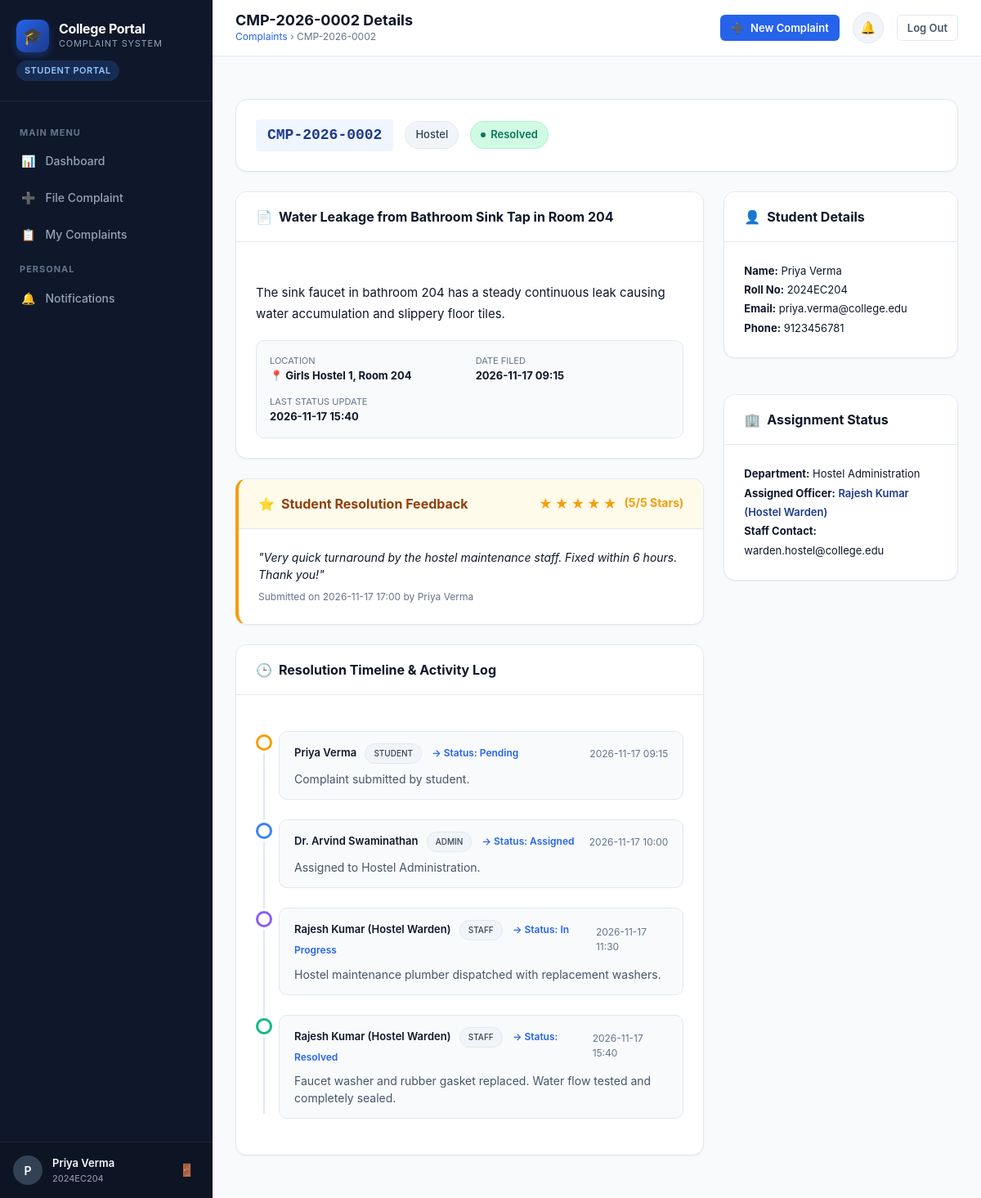
Page /complaints/2 (signed in) on the committed database.
### tables this page shows
CREATE TABLE users (
    id INTEGER PRIMARY KEY AUTOINCREMENT,
    username TEXT UNIQUE NOT NULL,
    password_hash TEXT NOT NULL,
    full_name TEXT NOT NULL,
    email TEXT UNIQUE NOT NULL,
    role TEXT NOT NULL CHECK(role IN ('student', 'staff', 'admin')),
    department_id INTEGER,
    phone TEXT,
    roll_number TEXT,
    created_at TIMESTAMP DEFAULT CURRENT_TIMESTAMP,
    FOREIGN KEY (department_id) REFERENCES departments(id) ON DELETE SET NULL
);

CREATE TABLE complaints (
    id INTEGER PRIMARY KEY AUTOINCREMENT,
    ticket_id TEXT UNIQUE NOT NULL,
    student_id INTEGER NOT NULL,
    category TEXT NOT NULL CHECK(category IN ('Hostel', 'Classroom', 'Wi-Fi', 'Maintenance', 'Other')),
    title TEXT NOT NULL,
    description TEXT NOT NULL,
    location TEXT,
    department_id INTEGER,
    assigned_to INTEGER,
    status TEXT NOT NULL DEFAULT 'Pending' CHECK(status IN ('Pending', 'Assigned', 'In Progress', 'Resolved', 'Closed')),
    created_at TIMESTAMP DEFAULT CURRENT_TIMESTAMP,
    updated_at TIMESTAMP DEFAULT CURRENT_TIMESTAMP,
    FOREIGN KEY (student_id) REFERENCES users(id) ON DELETE CASCADE,
    FOREIGN KEY (department_id) REFERENCES departments(id) ON DELETE SET NULL,
    FOREIGN KEY (assigned_to) REFERENCES users(id) ON DELETE SET NULL
);

CREATE TABLE feedback (
    id INTEGER PRIMARY KEY AUTOINCREMENT,
    complaint_id INTEGER UNIQUE NOT NULL,
    student_id INTEGER NOT NULL,
    rating INTEGER NOT NULL CHECK(rating >= 1 AND rating <= 5),
    comments TEXT,
    created_at TIMESTAMP DEFAULT CURRENT_TIMESTAMP,
    FOREIGN KEY (complaint_id) REFERENCES complaints(id) ON DELETE CASCADE,
    FOREIGN KEY (student_id) REFERENCES users(id) ON DELETE CASCADE
);

CREATE TABLE complaint_updates (
    id INTEGER PRIMARY KEY AUTOINCREMENT,
    complaint_id INTEGER NOT NULL,
    user_id INTEGER NOT NULL,
    status TEXT NOT NULL,
    comment TEXT NOT NULL,
    created_at TIMESTAMP DEFAULT CURRENT_TIMESTAMP,
    FOREIGN KEY (complaint_id) REFERENCES complaints(id) ON DELETE CASCADE,
    FOREIGN KEY (user_id) REFERENCES users(id) ON DELETE CASCADE
);

CREATE TABLE departments (
    id INTEGER PRIMARY KEY AUTOINCREMENT,
    name TEXT UNIQUE NOT NULL,
    code TEXT UNIQUE NOT NULL,
    description TEXT,
    created_at TIMESTAMP DEFAULT CURRENT_TIMESTAMP
);

### app.py (the view, shortened to what this page needs)
@app.route('/complaints/<int:id>')
@login_required
def complaint_details(id):
    db = get_db()
    complaint = db.execute(
        """
        SELECT c.*,
               u.full_name AS student_name, u.email AS student_email, u.phone AS student_phone, u.roll_number AS student_roll,
               d.name AS department_name, d.id AS dept_id,
               staff.full_name AS assigned_staff_name, staff.email AS assigned_staff_email,
               f.id AS feedback_id, f.rating AS feedback_rating, f.comments AS feedback_comments, f.created_at AS feedback_created_at
        FROM complaints c
        JOIN users u ON c.student_id = u.id
        LEFT JOIN departments d ON c.department_id = d.id
        LEFT JOIN users staff ON c.assigned_to = staff.id
        LEFT JOIN feedback f ON c.id = f.complaint_id
        WHERE c.id = ?
        """,
        (id,)
    ).fetchone()
    if not complaint:
        abort(404)
    if g.user['role'] == 'student' and complaint['student_id'] != g.user['id']:
        flash("You are not authorized to view this complaint.", "danger")
        return redirect(url_for('student_dashboard'))
    if g.user['role'] == 'staff' and complaint['department_id'] != g.user['department_id']:
        flash("You are not authorized to view complaints outside your department.", "danger")
        return redirect(url_for('staff_dashboard'))
    updates = db.execute(
        """
        SELECT cu.*, u.full_name AS author_name, u.role AS author_role
        FROM complaint_updates cu
        JOIN users u ON cu.user_id = u.id
        WHERE cu.complaint_id = ?
        ORDER BY cu.created_at ASC
        """,
        (id,)
    ).fetchall()
    departments = []
    staff_members = []
    return render_template(
        'complaint_details.html',
        complaint=complaint,
        updates=updates,
        departments=departments,
        staff_members=staff_members
    )

### templates/complaint_details.html (shortened to what this page needs)
{% extends "base.html" %}
{% block page_title %}{{ complaint.ticket_id }} Details{% endblock %}
{% block breadcrumb %}
  <a href="{% if current_user.role == 'student' %}{{ url_for('student_complaints') }}{% elif current_user.role == 'staff' %}{{ url_for('staff_complaints') }}{% else %}{{ url_for('admin_complaints') }}{% endif %}">Complaints</a> &rsaquo; {{ complaint.ticket_id }}
{% endblock %}
{% block content %}
<div class="card" style="margin-bottom: 24px;">
  <div class="card-body" style="display: flex; align-items: center; justify-content: space-between; flex-wrap: wrap; gap: 16px;">
    <div style="display: flex; align-items: center; gap: 14px;">
      <span class="ticket-code" style="font-size: 18px; padding: 6px 14px;">{{ complaint.ticket_id }}</span>
      <span class="badge badge-cat" style="font-size: 13px; padding: 6px 12px;">{{ complaint.category }}</span>
      {% if complaint.status == 'Pending' %}
        <span class="badge badge-pending" style="font-size: 13px; padding: 6px 12px;"><span class="badge-dot"></span>Pending</span>
      {% elif complaint.status == 'Assigned' %}
        <span class="badge badge-assigned" style="font-size: 13px; padding: 6px 12px;"><span class="badge-dot"></span>Assigned</span>
      {% elif complaint.status == 'In Progress' %}
        <span class="badge badge-in-progress" style="font-size: 13px; padding: 6px 12px;"><span class="badge-dot"></span>In Progress</span>
      {% elif complaint.status in ('Resolved', 'Closed') %}
        <span class="badge badge-resolved" style="font-size: 13px; padding: 6px 12px;"><span class="badge-dot"></span>Resolved</span>
      {% endif %}
    </div>
  </div>
</div>
<div style="display: grid; grid-template-columns: 2fr 1fr; gap: 24px;">
  <div>
    <div class="card">
      <div class="card-header">
        <h3><span>📄</span> {{ complaint.title }}</h3>
      </div>
      <div class="card-body">
        <div style="font-size: 15px; color: var(--text-primary); line-height: 1.7; white-space: pre-line; margin-bottom: 20px;">
          {{ complaint.description }}
        </div>
        <div style="display: grid; grid-template-columns: repeat(auto-fit, minmax(180px, 1fr)); gap: 14px; background: #f8fafc; padding: 16px; border-radius: var(--radius-md); border: 1px solid var(--border-color); font-size: 13px;">
          <div>
            <span style="color: var(--text-muted); display: block; font-size: 11px; text-transform: uppercase;">Location</span>
            <strong>📍 {{ complaint.location or 'General Campus' }}</strong>
          </div>
          <div>
            <span style="color: var(--text-muted); display: block; font-size: 11px; text-transform: uppercase;">Date Filed</span>
            <strong>{{ complaint.created_at[:16] }}</strong>
          </div>
          <div>
            <span style="color: var(--text-muted); display: block; font-size: 11px; text-transform: uppercase;">Last Status Update</span>
            <strong>{{ complaint.updated_at[:16] }}</strong>
          </div>
        </div>
      </div>
    </div>
    {% if complaint.feedback_id %}
      <div class="card" style="border-left: 4px solid #f59e0b;">
        <div class="card-header" style="background: #fffbeb;">
          <h3 style="color: #92400e;"><span>⭐</span> Student Resolution Feedback</h3>
          <div class="rating-display">
            {% for i in range(1, 6) %}
              {% if i <= complaint.feedback_rating %}
                <span>★</span>
              {% else %}
                <span class="star-empty">★</span>
              {% endif %}
            {% endfor %}
            <strong style="margin-left: 6px; font-size: 14px;">({{ complaint.feedback_rating }}/5 Stars)</strong>
          </div>
        </div>
        <div class="card-body">
          <p style="font-size: 14px; font-style: italic; color: var(--text-primary); margin-bottom: 8px;">
            "{{ complaint.feedback_comments or 'No written comments provided.' }}"
          </p>
          <div style="font-size: 12px; color: var(--text-muted);">
            Submitted on {{ complaint.feedback_created_at[:16] }} by {{ complaint.student_name }}
          </div>
        </div>
      </div>
    {% endif %}
    <div class="card">
      <div class="card-header">
        <h3><span>🕒</span> Resolution Timeline &amp; Activity Log</h3>
      </div>
      <div class="card-body">
        {% if updates %}
          <div class="timeline">
            {% for u in updates %}
              <div class="timeline-item">
                <div class="timeline-dot status-{{ u.status | replace(' ', '-') }}"></div>
                <div class="timeline-card">
                  <div class="timeline-header">
                    <div>
                      <span class="timeline-author">{{ u.author_name }}</span>
                      <span class="badge badge-cat" style="font-size: 10px; margin-left: 6px; text-transform: uppercase;">
                        {{ u.author_role }}
                      </span>
                      <span style="margin-left: 8px; font-size: 12px; font-weight: 600; color: var(--accent);">
                        &rarr; Status: {{ u.status }}
                      </span>
                    </div>
                    <span class="timeline-time">{{ u.created_at[:16] }}</span>
                  </div>
                  <div class="timeline-body">
                    {{ u.comment }}
                  </div>
                </div>
              </div>
            {% endfor %}
          </div>
        {% else %}
          <p style="color: var(--text-muted);">No activity recorded yet.</p>
        {% endif %}
      </div>
    </div>
  </div>
  <div style="display: flex; flex-direction: column; gap: 20px;">
    <div class="card">
      <div class="card-header">
        <h3><span>👤</span> Student Details</h3>
      </div>
      <div class="card-body" style="font-size: 13px; line-height: 1.8;">
        <div><strong>Name:</strong> {{ complaint.student_name }}</div>
        <div><strong>Roll No:</strong> {{ complaint.student_roll or 'N/A' }}</div>
        <div><strong>Email:</strong> {{ complaint.student_email }}</div>
        <div><strong>Phone:</strong> {{ complaint.student_phone or 'Not provided' }}</div>
      </div>
    </div>
    <div class="card">
      <div class="card-header">
        <h3><span>🏢</span> Assignment Status</h3>
      </div>
      <div class="card-body" style="font-size: 13px; line-height: 1.8;">
        <div><strong>Department:</strong> {{ complaint.department_name or 'Unassigned' }}</div>
        <div>
          <strong>Assigned Officer:</strong>
          {% if complaint.assigned_staff_name %}
            <span style="color: var(--primary); font-weight: 600;">{{ complaint.assigned_staff_name }}</span>
          {% else %}
            <span style="color: var(--text-muted); font-style: italic;">Department Pool</span>
          {% endif %}
        </div>
        {% if complaint.assigned_staff_email %}
          <div><strong>Staff Contact:</strong> {{ complaint.assigned_staff_email }}</div>
        {% endif %}
      </div>
    </div>
  </div>
</div>
{% endblock %}

### templates/base.html (shortened to what this page needs)
<!DOCTYPE html>
<html lang="en">
<head>
  <link rel="stylesheet" href="{{ url_for('static', filename='css/style.css') }}">
</head>
<body>
{% if current_user %}
<div class="app-wrapper">
  <aside class="app-sidebar" id="appSidebar">
    <div class="sidebar-header">
      <a href="{{ url_for('index') }}" class="brand-link">
        <div class="brand-icon">🎓</div>
        <div class="brand-text">
          <h1>College Portal</h1>
          <span>Complaint System</span>
        </div>
      </a>
      {% if current_user.role == 'student' %}
        <span class="sidebar-role-badge role-student">Student Portal</span>
      {% elif current_user.role == 'staff' %}
        <span class="sidebar-role-badge role-staff">Staff Desk</span>
      {% elif current_user.role == 'admin' %}
        <span class="sidebar-role-badge role-admin">Admin Console</span>
      {% endif %}
    </div>
    <nav class="sidebar-nav">
      {% if current_user.role == 'student' %}
        <div class="nav-section-title">Main Menu</div>
        <div class="nav-item">
          <a href="{{ url_for('student_dashboard') }}" class="nav-link {% if request.endpoint == 'student_dashboard' %}active{% endif %}">
            <span>📊</span> Dashboard
          </a>
        </div>
        <div class="nav-item">
          <a href="{{ url_for('submit_complaint') }}" class="nav-link {% if request.endpoint == 'submit_complaint' %}active{% endif %}">
            <span>➕</span> File Complaint
          </a>
        </div>
        <div class="nav-item">
          <a href="{{ url_for('student_complaints') }}" class="nav-link {% if request.endpoint == 'student_complaints' %}active{% endif %}">
            <span>📋</span> My Complaints
          </a>
        </div>
      {% endif %}
      <div class="nav-section-title">Personal</div>
      <div class="nav-item">
        <a href="{{ url_for('notifications') }}" class="nav-link {% if request.endpoint == 'notifications' %}active{% endif %}">
          <span>🔔</span> Notifications
        </a>
      </div>
    </nav>
    <div class="sidebar-footer">
      <div class="user-profile-snippet">
        <div class="user-avatar">
          {{ current_user.full_name[:1] }}
        </div>
        <div class="user-info">
          <div class="name">{{ current_user.full_name }}</div>
          <div class="meta">
            {% if current_user.role == 'student' %}
              {{ current_user.roll_number or 'Student' }}
            {% elif current_user.role == 'staff' %}
              {{ current_user.department_code or 'Staff' }}
            {% else %}
              System Admin
            {% endif %}
          </div>
        </div>
        <a href="{{ url_for('logout') }}" class="logout-icon-btn" title="Log out">
          <span>🚪</span>
        </a>
      </div>
    </div>
  </aside>
  <div class="app-main">
    <header class="top-header">
      <div class="header-left">
        <div class="page-title-group">
          <h2>{% block page_title %}Dashboard{% endblock %}</h2>
          <div class="breadcrumb">{% block breadcrumb %}College Complaint & Resolution System{% endblock %}</div>
        </div>
      </div>
      <div class="header-right">
        {% if current_user.role == 'student' %}
          <a href="{{ url_for('submit_complaint') }}" class="btn btn-primary btn-sm">
            <span>➕</span> New Complaint
          </a>
        {% endif %}
        <a href="{{ url_for('notifications') }}" class="header-action-btn" title="Notifications">
          <span>🔔</span>
        </a>
        <a href="{{ url_for('logout') }}" class="btn btn-secondary btn-sm" title="Log Out">
          Log Out
        </a>
      </div>
    </header>
    <main class="content-body">
      {% block content %}{% endblock %}
    </main>
  </div>
</div>
{% endif %}
</body>
</html>

### rows in the picture
users: full_name "P", full_name "Priya Verma", roll_number "2024EC204", student_name "Priya Verma", student_email "priya.verma@college.edu", phone "9123456781"
complaints: ticket_id "CMP-2026-0002", category "Hostel", title "Water Leakage from Bathroom Sink Tap in Room 204", description "The sink faucet in bathroom 204 has a steady continuous leak causing water accumulation and slippery floor tiles.", location "Girls Hostel 1, Room 204", created_at "2026-11-17 09:15", updated_at "2026-11-17 15:40"
feedback: feedback_rating "5", comments "Very quick turnaround by the hostel maintenance staff. Fixed within 6 hours. Thank you!", created_at "2026-11-17 17:00"
complaint_updates: author_name "Priya Verma", author_role "STUDENT", status "Pending", created_at "2026-11-17 09:15", comment "Complaint submitted by student."
complaint_updates: author_name "Dr. Arvind Swaminathan", author_role "ADMIN", status "Assigned", created_at "2026-11-17 10:00", comment "Assigned to Hostel Administration."
complaint_updates: author_name "Rajesh Kumar (Hostel Warden)", author_role "STAFF", status "In Progress", created_at "2026-11-17 11:30", comment "Hostel maintenance plumber dispatched with replacement washers."
complaint_updates: author_name "Rajesh Kumar (Hostel Warden)", author_role "STAFF", status "Resolved", created_at "2026-11-17 15:40", comment "Faucet washer and rubber gasket replaced. Water flow tested and completely sealed."
departments: name "Hostel Administration"
users: assigned_staff_name "Rajesh Kumar (Hostel Warden)", assigned_staff_email "warden.hostel@college.edu"
